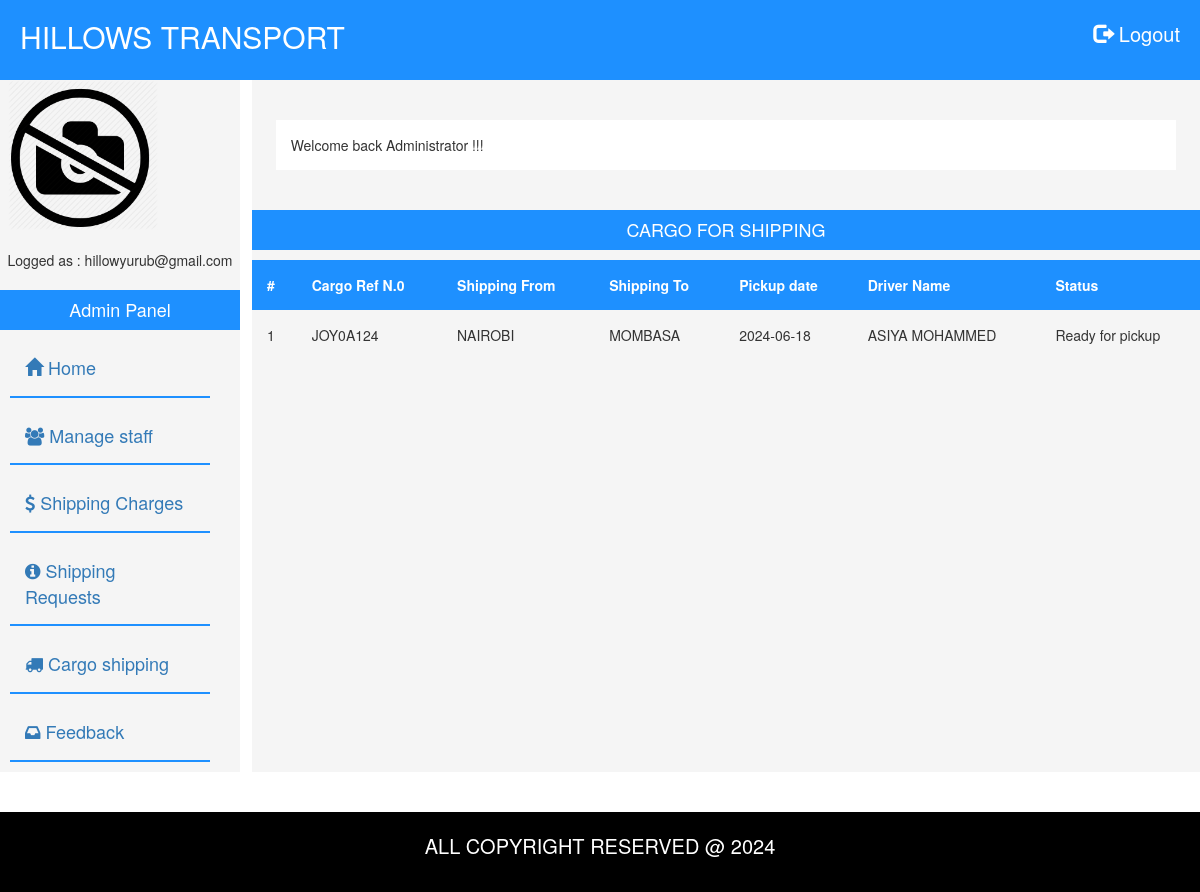
Screenshot of /admin/cargo.php with the database file from the repository.
### tables this page shows
CREATE TABLE `pickup` (
  `pick_id` int(11) NOT NULL,
  `shipping_from` varchar(120) NOT NULL,
  `shipping_to` varchar(120) NOT NULL,
  `staff_id` int(11) NOT NULL,
  `pick_time` varchar(80) NOT NULL,
  `pick_date` varchar(80) NOT NULL,
  `cargo_id` int(11) NOT NULL,
  `customer_id` int(11) NOT NULL,
  `notification` int(13) NOT NULL DEFAULT 1
);

CREATE TABLE `cargo` (
  `cargo_id` int(11) NOT NULL,
  `cargo_dec` varchar(200) NOT NULL,
  `cargo_weight` float(10,2) NOT NULL,
  `charges` decimal(10,2) NOT NULL,
  `fee_cost` decimal(10,2) NOT NULL,
  `grand_total` decimal(10,2) NOT NULL,
  `ref_number` varchar(200) NOT NULL,
  `status` varchar(120) NOT NULL DEFAULT 'Pending',
  `state_cargo` varchar(120) NOT NULL DEFAULT 'Not taken',
  `customer_id` int(11) NOT NULL,
  `shipping_id` int(11) NOT NULL
);

CREATE TABLE `staff` (
  `staff_id` int(11) NOT NULL,
  `first_name` varchar(120) NOT NULL,
  `last_name` varchar(120) NOT NULL,
  `gender` varchar(80) NOT NULL,
  `contact` int(20) NOT NULL,
  `username` varchar(80) NOT NULL,
  `reg_number` varchar(120) NOT NULL,
  `password` varchar(120) NOT NULL,
  `s_status` varchar(80) NOT NULL DEFAULT 'free',
  `state` varchar(80) NOT NULL DEFAULT 'Active'
);

### admin/cargo.php (the view, shortened to what this page needs)
<?php include_once("includes/dbconnection.php"); ?>
<!DOCTYPE html>
<html lang="en">
<head>
</head>
<body>
<main>
<?php include_once("includes/header.php");  ?>
    <section class="main-dashboard">
        <div class="left-bar">
           <div class="logged">
                <div class="logged-1">
                    <div class="user-icon">
                            <img src="../images/user.png" alt="">
                    </div><br>
                    <?php
                      $selectlog = mysqli_query($conn,"select * from admin");
                      $rowlog = mysqli_fetch_array($selectlog);
                    ?>
                        <p>Logged as : <?php echo $rowlog['email'] ;?></p>
                </div>
            </div>
            <h4>Admin Panel</h4>
            <div class="quick-links">
                <p><a href="dashboard.php"><i class="glyphicon glyphicon-home"></i> Home</a></p>
                <p><a href="staff.php"><i class="fa fa-users"></i> Manage staff</a></p>
                <p><a href="charges.php"><i class="fa fa-dollar"></i> Shipping Charges</a></p>
                <p><a href="delshiping.php"><i class="fa fa-info-circle"></i> Shipping Requests</a></p>
                <p><a href="cargo.php"><i class="fa fa-truck"></i> Cargo shipping</a></p>
                <p><a href="feedback.php"><i class="fa fa-inbox"></i> Feedback</a></p>
            </div>
        </div>
        <div class="right-bar">
        <div class="panel-dashboard">
               <ul>
                  <li> Welcome back Administrator !!!</li>
               </ul>
        </div>
        <br>
            <h4>CARGO FOR SHIPPING</h4>
            <table>
                <thead>
                    <tr>
                        <th>#</th>
                        <th>Cargo Ref N.0</th>
                        <th>Shipping From</th>
                        <th>Shipping To</th>
                        <th>Pickup date</th>
                        <th>Driver Name</th>
                        <th>Status</th>
                    </tr>
                </thead>
                <tbody>
                    <?php
                       $select = mysqli_query($conn,"select * from cargo join pickup on cargo.cargo_id=pickup.cargo_id join staff on staff.staff_id=pickup.staff_id");
                       $counter = 1;
                       while($rowcompany=mysqli_fetch_array($select)){
                        ?>
                        <tr>
                            <td><?php echo $counter; ?></td>
                            <?php $counter++; ?>
                            <td><?php echo $rowcompany['ref_number']; ?></td>
                            <td><?php echo $rowcompany['shipping_from'];?></td>
                            <td><?php echo $rowcompany['shipping_to'];?></td>
                            <td><?php echo $rowcompany['pick_date'];?></td>
                            <td><?php echo $rowcompany['first_name']. ' '.$rowcompany['last_name'];?></td>
                            <td><?php echo $rowcompany['state_cargo'];?></td>
                       </tr>
                       <?php
                       }
                    ?>
                </tbody>
               </table>
        </div>
    </section>
</main><br>
<br>
<?php include_once("../includes/footer.php");?>
</body>
</html>

### css/main.css (style rules this page uses)
* { margin: 0; padding: 0; box-sizing: border-box; }
ul li { list-style: none; }
.main-dashboard { display: flex; justify-content: space-between; }
.left-bar { flex-basis: 20%; background-color: whitesmoke; }
.right-bar { flex-basis: 79%; background: whitesmoke; }
.user-icon { width: 150px; height: 150px; text-align: center; }
.user-icon img { width: 100%; height: 100%; }
.logged { display: flex; justify-content: center; }
h4 { background: dodgerblue; padding: 10px; text-align: center; color:white; }
.quick-links { padding-left: 40px; padding-right: 30px !important; }
.quick-links p { padding: 15px; border-bottom: 2px solid dodgerblue; }
.quick-links p a { font-size: 18px; }
.panel-dashboard { margin-top: 40px !important; width: 95%; margin: auto; background: white !important }
.panel-dashboard ul { padding: 15px; border-radius: 4px; }

### admin/cargo.php (style rules this page uses)
table { border-collapse: collapse; width: 100%; }
th, td { text-align: left; padding: 15px !important; }
th { background-color: dodgerblue; color: white; }
.quick-links { padding-left:10px !important; }

### rows the page displays
pickup: cargo.ref_number "JOY0A124", shipping_from "NAIROBI", shipping_to "MOMBASA", pick_date "2024-06-18", staff.first_name "ASIYA", staff.last_name "MOHAMMED", cargo.state_cargo "Ready for pickup"

### other values shown
$rowlog['email'] "hillowyurub@gmail.com"
